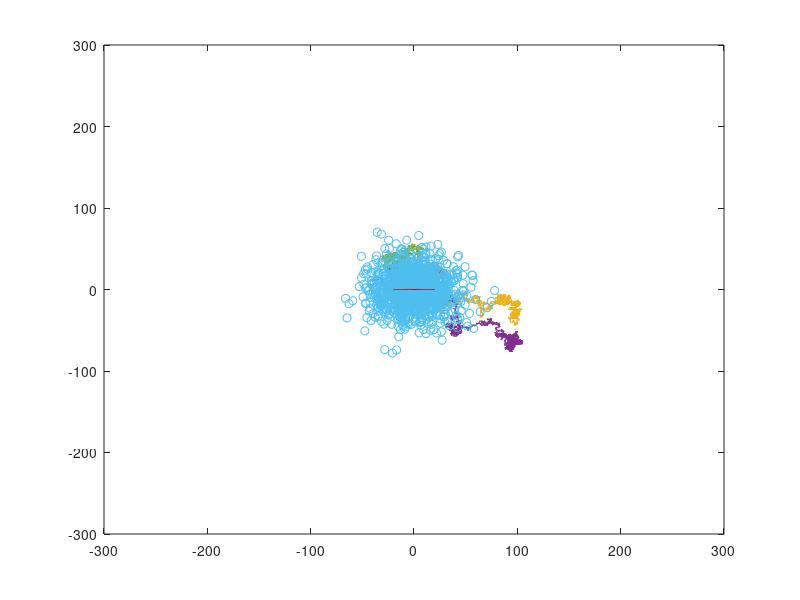
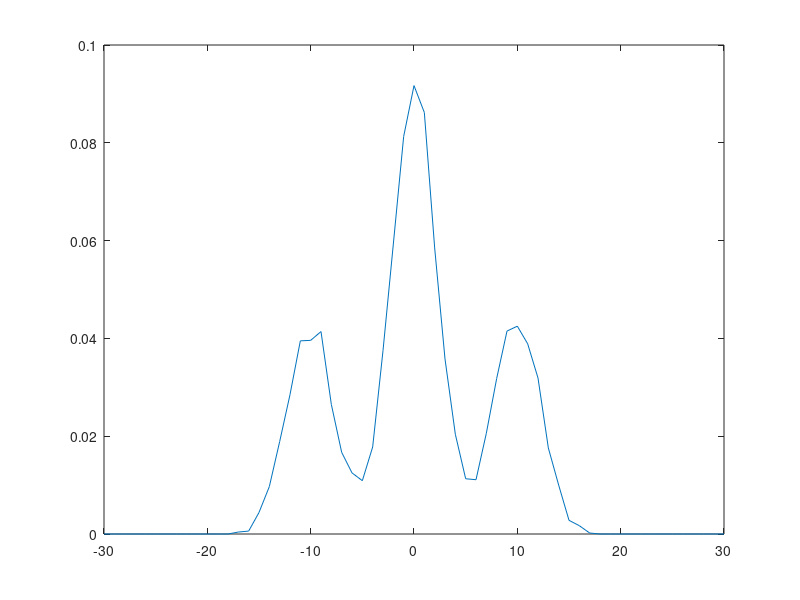
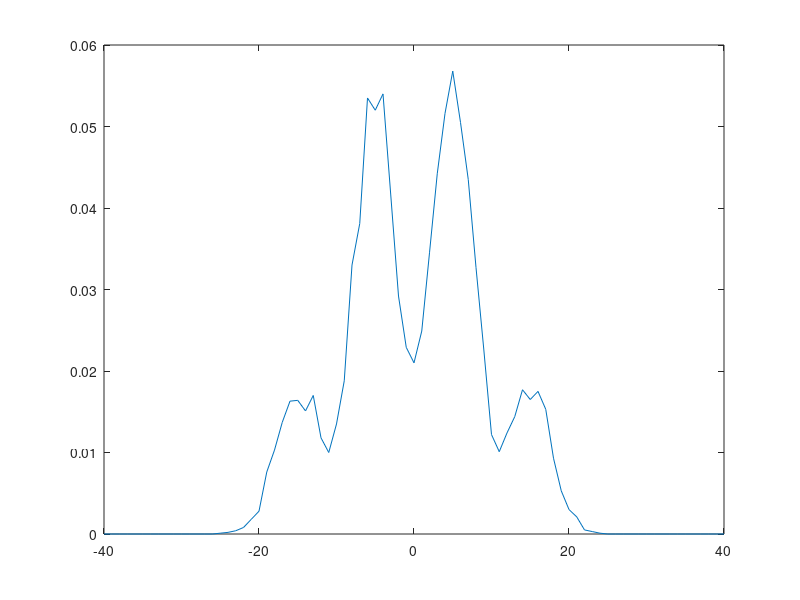
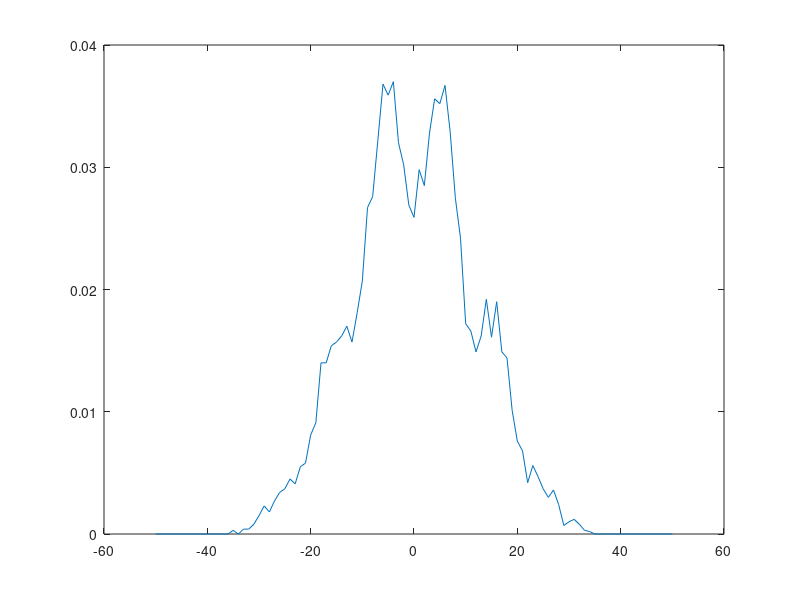

Source code (MATLAB) for these figures, in order:
%% 03/07, Victor Sellemi

%% position distribution of particles due to random diffusion

N = 10^4; %number of particles
Y = []; %initialize array of random positions
for k = 1:N; %loop for each particle
    %generate vector of N random positions after 1e2,1e3,1e4 timesteps
    Y(k,1) = sum(-1 + 2*round(rand(10^2,1))); 
    Y(k,2) = sum(-1 + 2*round(rand(10^3,1))); 
    Y(k,3) = sum(-1 + 2*round(rand(10^4,1)));
end

%plot results
X = -300:10:300;
Y1 = hist(Y(:,1),X); Y2 = hist(Y(:,2),X); Y3 = hist(Y(:,3),X); 
plot(X,Y1,X,Y2,X,Y3);
legend('100','1000','10000'); xlabel('position'); ylabel('density');
title('Density of 10^4 particles at various timesteps after random diffusion');

%% Metropolis-Hastings sampling histogram from exponential distribution
close all;

lambda = 1; Y = []; N = 10^4; %lamba = parameter, Y = array; N = number of points
f = @(x) lambda*exp(-lambda*x); %define desired distribution pdf
k = 1; %initialize index for result array

while length(Y) < N %Metropolis Hastings algorithm 
    y = 10*rand(1,1); %random y s.t. 0<y<10
    f1 = rand(1,1); %random f1 s.t. 0<f1<1
    if f(y) >= f1 %discard y if f(y) < f1, keep otherwise
        Y(k) = y; %store points that we want
        k = k+1; %increase index for final array of points
    end
end

%plot results
X = 0.1:0.1:10; X1 = 0:0.1:10;
Y = hist(Y,X); plot(X,Y,X1,f(X1).*(N*3/20));
legend('Metropolis-Hastings','Analytic'); xlabel('x'); ylabel('frequency');
title('Metropolis-Hastings algorithm applied to exponential distribution');

%%  several 2D ?random-walk? trajectories with decaying exponential jump-length distribution 
close all;

f = @(x) lambda*exp(-lambda*x); %exponential decay function 
X = 0.0001:0.0001:1; %timesteps
jumplength = f(X); %exponential decay in jump length over time

for i = 1:5; %generate 5 different possible paths
x = jumplength'.*(-1+2*rand(length(X),1)); %random x motion each time step 
y = jumplength'.*(-1+2*rand(length(X),1)); %random y motion each time step

%plot the displacement from origin for each path
plot(cumsum(x),cumsum(y)); hold on; %plot the displacement from origin
end

%%  the distribution of particle positions in 2D after 100 and 1000 timesteps
close all;

lambda = 1;
f = @(x) lambda*exp(-lambda*x); %exponential decay function 
X = 0.01:0.01:1; X1 = 0.001:0.001:1; %tf = 100 and tf1 = 1000
jumplength = abs(f(X)); jumplength1 = abs(f(X1)); %exponential decay in jump length
x = []; y = []; x1 = []; y1 = []; %initialize arrays
N = 10^3; %number of particles

%for N particles, we calculate the final random 2D displacement by taking
%the sum of 100 or 1000 random movements of magnitude [-6,6] in both the x
%and y directions. We choose the magnitude to be [-6,6] so that our figures
%most closely resemble those from lecture

for i = 1:N; %loops over each particle
x(i) = sum(jumplength'.*(-6+12*rand(length(X),1))); 
y(i) = sum(jumplength'.*(-6+12*rand(length(X),1)));
x1(i) = sum(jumplength1'.*(-6+12*rand(length(X1),1)));
y1(i) = sum(jumplength1'.*(-6+12*rand(length(X1),1)));
end

figure(1); plot(x,y,'o'); axis([-300 300 -300 300]);
figure(2); plot(x1,y1,'o'); axis([-300 300 -300 300]);

%% convergence of position distribution to gaussian, regardless of single-jump distribution in 1D
close all;

N = 10^4; %number of particles
f = @(x) exp(-0.2*(x-5).^2); 


Z = [];
w = [-1,1]; 
axislim = [20,30,40,50,50];

for i = 1:10
    Y = [];
    k=1;
    while length(Y) < N; %Metropolis Hastings algorithm 
        y = 20*rand(1,1); 
        f1 = rand(1,1);
        if f(y(1:length(y))) >= f1(1:length(y));
            index = randi([1,2],[1,length(y)]);
            ww = [];
            for j = 1:length(index);
                ww(j) = w(index(j));
            end
            Y(k) = sum(y.* ww);
            k = k+1; 
        end
    end
    Z(:,i) = Y;
end

figure(1); plot(-20:1:20,hist(Z(:,1),-20:1:20)./N);
W = []; 
Nt = [1,2,3,5,10];
for i = 2 : length(Nt);
    T = Nt(i);
    X = -axislim(i):1:axislim(i);
    W = sum(Z(:,1:T)');
    figure(i); plot(X,hist(W,X)./N);
end


%%  calculate the density at equilibrium inside an ?insulated? 1-dimensional domain
close all;

%initialize constants and arrays
D = 1; dx = .1; N = 100; Y = []; Z=[]; 
V = [0.1,0.5,1]; X = .1:.1:10; 

for i = 1:length(V); %loop over possible values of velocity
v = V(i);

%d2/dx2 operator
sLdx2=1/dx^2*(spdiags(-2*ones(N,1),0,sparse(N,N))+spdiags(ones(N,1),1,sparse(N,N))+spdiags(ones(N,1),-1,sparse(N,N)));
sLdx2(1,1) = -1/dx^2; sLdx2(end,end) = -1/dx^2; 
sLdx2=[ones(1,N);sLdx2];

%d/dx operator
sLdx1 = spdiags(-1*ones(N,1),0,sparse(N,N))+spdiags(ones(N,1),-1,sparse(N,N));
sLdx1(end,end) = 0;
sLdx1 = [zeros(1,N);sLdx1];

sL = D*sLdx2 + (v/dx)*sLdx1; %full operator

M = zeros(N,1); M = [1;M];

Y(:,i) = (sL\M)./dx; %left division

Z(:,i) = (v/(D*(exp(v*N*dx*(1/D))-1))).*exp((v/D).*X); %analytic sol. 

end

%plot results
plot(X,Y(:,1),'ob',X,Z(:,1),'-r',X,Y(:,2),'ob',X,Y(:,3),'ob',X,Z(:,2),'-r',X,Z(:,3),'-r'); 
legend('calc','analytic'); title('drift and diffusion at equilibrium');
xlabel('position'); ylabel('density');

%%  coupled drift, diffusion, and spin-flip with opposite drift velocity and particle conservation
close all;

D = 1; dx = 1e-6; N = 100; P = []; v = 10^3;
T = [1e-9,1e-10,1e-11];

for i = 1:length(T);
    
tau = T(i); 

%d2/dx2 operator
sLdx2=1/dx^2*(spdiags(-2*ones(N,1),0,sparse(N,N))+spdiags(ones(N,1),1,sparse(N,N))+spdiags(ones(N,1),-1,sparse(N,N)));
sLdx2(1,1) = -1/dx^2; sLdx2(end,end) = -1/dx^2; 

%d/dx operator for spin up
sLdx1_up = spdiags(-1*ones(N,1),0,sparse(N,N))+spdiags(ones(N,1),-1,sparse(N,N));
sLdx1_up(end,end) = 0;

%d/dx operator for spin down
sLdx1_down = spdiags(-1*ones(N,1),0,sparse(N,N))+spdiags(ones(N,1),1,sparse(N,N));
sLdx1_down(end,end) = 0;

%1/tau decay matrix
sLdecay = (1/tau)*speye(N);

%drift,diffusion,and -1/t on diagonals operator for spin up
sLD_up = D*sLdx2 + (v/dx)*sLdx1_up - sLdecay; 
sLD_down = D*sLdx2 - (v/dx)*sLdx1_down - sLdecay;

sL = [sLD_up sLdecay; sLdecay sLD_down]; %full matrix operator 
sL = [ones(1,2*N); sL]; %add conservation of particle number
M = zeros(2*N,1); M = [(2*N);M]; %RHS of matrix equation
Y = (sL\M); %solution by left division
n_up = Y(1:N); n_down = Y(N+1:end); %spin up and spin down
P(:,i) = (n_up - n_down)./(n_up+n_down); %polarization vector

end

%plot results
X = -(N*dx)/2+dx:dx:(N*dx)/2;
plot(X,P(:,1),'o',X,P(:,2),'o',X,P(:,3),'o'); 
legend('tau = 1e-9','tau = 1e-10','tau = 1e-11');
xlabel('x'); ylabel('polarization'); title('Polarization at equlibrium');


%%  coupled drift, diffusion, and relaxation with a source term for ?n
close all;

D = 1; dx = .1; N = 100; Y = []; %set parameters
v=2; T = [0.1,0.25,.5,1]; 

for i = 1:length(T);
tau = T(i);

%d2/dx2 operator
sLdx2=1/dx^2*(spdiags(-2*ones(N,1),0,sparse(N,N))+spdiags(ones(N,1),1,sparse(N,N))+spdiags(ones(N,1),-1,sparse(N,N)));
sLdx2(1,1) = -1/dx^2; sLdx2(end,end) = -1/dx^2; 

%d/dx operator
sLdx1 = spdiags(-1*ones(N,1),0,sparse(N,N))+spdiags(ones(N,1),-1,sparse(N,N));
sLdx1(end,end) = 0;

%1/tau decay matrix
sLdecay = (1/tau)*speye(N); 

%drift diffusion and decay operator
sL = D*sLdx2 + (v/dx)*sLdx1 - sLdecay; 

M = zeros(N,1); M(round(N/2)) = -1;

Y(:,i) = (sL\M); %backwards division to get numerical solution

end

X = .1:.1:10;
plot(X,Y(:,1),X,Y(:,2),X,Y(:,3),X,Y(:,4));
legend('.1','.25','.5','1');
title('coupled drift, diffusion,and relaxation with a source term');

%%  drift, diffusion, and relaxation with a source term and precession
close all;

D = 1; dx = .05; N = 100; Y = []; v=0; tau = 5; %set parameters
wx = 1; wy = 0; wz = 0;

%d2/dx2 operator
sLdx2=1/dx^2*(spdiags(-2*ones(N,1),0,sparse(N,N))+spdiags(ones(N,1),1,sparse(N,N))+spdiags(ones(N,1),-1,sparse(N,N)));
sLdx2(1,1) = -1/dx^2; sLdx2(end,end) = -1/dx^2; 

%d/dx operator
sLdx1 = spdiags(-1*ones(N,1),0,sparse(N,N))+spdiags(ones(N,1),-1,sparse(N,N));
sLdx1(end,end) = 0;

%1/tau decay matrix
sLdecay = (1/tau)*speye(N);

%omega times identity matrices
sL_wx = wx*speye(N); sL_wy = wy*speye(N); sL_wz = wz*speye(N);

%drift diffusion and decay matrix
H = D*sLdx2 + (v/dx)*sLdx1 - sLdecay;
Hx = D*sLdx2 + (1/dx)*sLdx1 - sLdecay;

%full matrix
sL = [Hx sL_wz -sL_wy; -sL_wz H sL_wx; sL_wy -sL_wx H];
sL = [ones(1,3*N);sL];

M = zeros(3*N,1); M=[3*N;M];

Y = (sL\M)./(N);

Sx = Y(1:N); 
Sy = Y(N+1:2*N);
Sz = Y(2*N+1:end);


%plot results
X = .05:.05:10;
plot(X,[Sx' fliplr(Sx')],X,[Sy' fliplr(Sy')],X,[Sz' fliplr(Sz')]);
xlabel('position'); ylabel('density');
